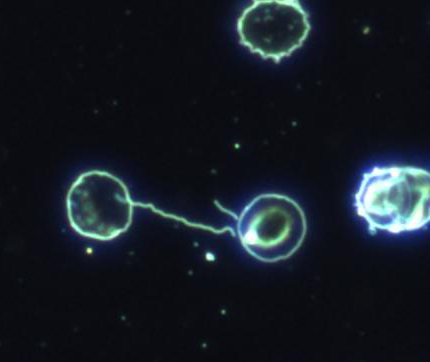
%> input picture Assignment_Input/IMG_06.png, 430 x 362 px
$ octave Task5ObjectDetection.m   (GNU Octave 9; MATLAB toolbox functions it lacks are replaced by stand-ins)
%> lines starting %> are read from the running program, lines starting %| are printed output that depends on the picture; in (x1, y1, x2, y2) boxes, pixels count from 0 and x2, y2 are one past the last pixel; in counts of white or black regions, pixels touching at a corner belong together; the program's own positions count from 1
clear; close all;

% Task 5: Robust method --------------------------

% Load the new image
IMG = imread('IMG_06.png');
%> IMG is the input picture: size 362x430x3 uint8; mean R, G, B 21.3, 27.1, 35

% Convert image to grayscale
I_gray = rgb2gray(IMG);
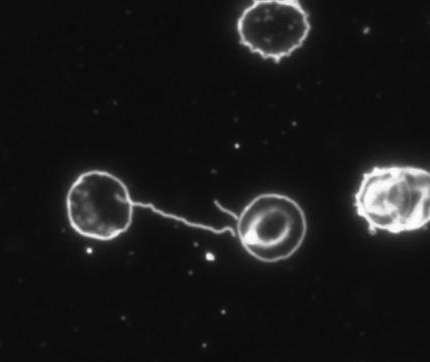
%> I_gray: size 362x430 uint8; min 6, max 255, mean 26.1

% Rescale image
height = 512;
[rows, cols] = size(I_gray);
%> rows = 362; cols = 430
new_width = round(cols * (height / rows));
%> new_width = 608
I_resized = imresize(I_gray, [height, new_width]);

% Adaptive Histogram Equalization
I_enhanced = adapthisteq(I_gray, 'NumTiles', [32 32], 'ClipLimit', 0.012);

I_smoothed = imgaussfilt(I_enhanced, 2);  % Gaussian filter with sigma=2

gamma = 0.8;  % Gamma < 1 brightens, Gamma > 1 darkens
I_gamma = imadjust(I_smoothed, [], [], gamma);
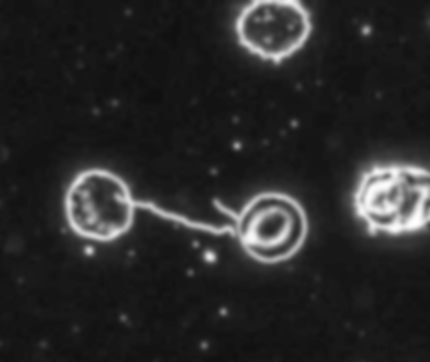
%> I_gamma: size 362x430 uint8; min 16, max 254, mean 40.4

I_normalized = mat2gray(I_gamma);  % Normalize to range [0, 1]

% Otsu's Method
thresh = graythresh(I_normalized);
%> thresh = 0.318
I_binary = imbinarize(I_normalized, thresh);
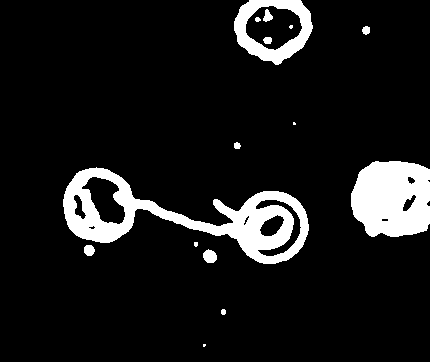
%> I_binary: size 362x430 logical; 9.9% white; 15 white regions (4 under 20 px), largest, box (x1, y1, x2, y2) and area: (63, 167, 309, 264) 7632, (351, 161, 430, 237) 5043, (234, 0, 313, 65) 2186

% Edge Detection
I_edge = edge(I_binary, 'roberts');
%> I_edge: size 362x430 logical; 1.8% white in thin lines or dots, all inside (x1, y1, x2, y2) = (62, 0, 430, 347)

% Morphological Processing
se_close = strel('disk',3);
I_closed = imclose(I_edge, se_close); %close small gaps

I_bridged1 = bwmorph(I_closed, "bridge");

%Add Padding
padded_edges = padarray(I_bridged1, [1, 1], 0, 'both');
%> padded_edges: size 364x432 logical; 2.1% white in thin lines or dots, all inside (x1, y1, x2, y2) = (63, 1, 431, 348)
se = strel('disk', 3);

%Dilate
a_dilated_edges = imdilate(padded_edges, se);
%> a_dilated_edges: size 364x432 logical; 7.6% white; 23 white regions, largest, box (x1, y1, x2, y2) and area: (61, 165, 312, 267) 4129, (244, 4, 305, 53) 1239, (349, 159, 432, 240) 1212

%Bridge
dilated_edges = bwmorph(a_dilated_edges,"bridge");
%> dilated_edges: size 364x432 logical; 7.6% white; 21 white regions, largest, box (x1, y1, x2, y2) and area: (61, 165, 312, 267) 5363, (244, 4, 305, 53) 1248, (349, 159, 432, 240) 1212

%a: Filling the cells at top and left border of the image
d_edges_a = padarray(dilated_edges,[1 1],1,'pre');
%> d_edges_a: size 365x433 logical; 8.1% white; 21 white regions, largest, box (x1, y1, x2, y2) and area: (62, 166, 313, 268) 5363, (0, 0, 433, 365) 1832, (245, 5, 306, 54) 1248
d_edges_a_filled = imfill(d_edges_a, "holes");
%> d_edges_a_filled: size 365x433 logical; 12.6% white; 15 white regions, largest, box (x1, y1, x2, y2) and area: (62, 166, 313, 268) 12076, (0, 0, 433, 365) 5284, (350, 160, 433, 241) 1212
d_edges_a_filled = d_edges_a_filled(2:end, 2:end);
%> d_edges_a_filled: size 364x432 logical; 12.2% white; 15 white regions, largest, box (x1, y1, x2, y2) and area: (61, 165, 312, 267) 12076, (232, 0, 316, 68) 4487, (349, 159, 432, 240) 1212

%b: Filling the cells at top and right border of the image
d_edges_b = padarray(padarray(dilated_edges,[1 0],1,'pre'),[0 1],1,'post');
%> d_edges_b: size 365x433 logical; 8.1% white; 18 white regions, largest, box (x1, y1, x2, y2) and area: (61, 166, 312, 268) 5363, (0, 0, 433, 365) 3142, (244, 5, 305, 54) 1248
d_edges_b_filled = imfill(d_edges_b, "holes");
%> d_edges_b_filled: size 365x433 logical; 15.3% white; 9 white regions, largest, box (x1, y1, x2, y2) and area: (61, 166, 312, 268) 12076, (0, 0, 433, 365) 11181, (201, 248, 220, 267) 293
d_edges_b_filled = d_edges_b_filled(2:end, 1:end-1);
%> d_edges_b_filled: size 364x432 logical; 14.8% white; 10 white regions, largest, box (x1, y1, x2, y2) and area: (61, 165, 312, 267) 12076, (349, 159, 432, 240) 5897, (232, 0, 316, 68) 4487

%c: Filling the cells at bottom and right border of the image
d_edges_c = padarray(dilated_edges,[1 1],1,'post');
%> d_edges_c: size 365x433 logical; 8.1% white; 19 white regions, largest, box (x1, y1, x2, y2) and area: (61, 165, 312, 267) 5363, (0, 0, 433, 365) 2107, (244, 4, 305, 53) 1248
d_edges_c_filled = imfill(d_edges_c, "holes");
%> d_edges_c_filled: size 365x433 logical; 14.5% white; 11 white regions, largest, box (x1, y1, x2, y2) and area: (61, 165, 312, 267) 12076, (0, 0, 433, 365) 6694, (244, 4, 305, 53) 2205
d_edges_c_filled = d_edges_c_filled(1:end-1,1:end-1);
%> d_edges_c_filled: size 364x432 logical; 14% white; 11 white regions, largest, box (x1, y1, x2, y2) and area: (61, 165, 312, 267) 12076, (349, 159, 432, 240) 5897, (244, 4, 305, 53) 2205

%d: Filling the cells at top and left border of the image
d_edges_d = padarray(padarray(dilated_edges,[1 0],1,'post'),[0 1],1,'pre');
%> d_edges_d: size 365x433 logical; 8.1% white; 22 white regions, largest, box (x1, y1, x2, y2) and area: (62, 165, 313, 267) 5363, (245, 4, 306, 53) 1248, (350, 159, 433, 240) 1212
d_edges_d_filled = imfill(d_edges_d, "holes");
%> d_edges_d_filled: size 365x433 logical; 11.8% white; 17 white regions, largest, box (x1, y1, x2, y2) and area: (62, 165, 313, 267) 12076, (245, 4, 306, 53) 2205, (350, 159, 433, 240) 1212
d_edges_d_filled = d_edges_d_filled(1:end-1, 2:end);
%> d_edges_d_filled: size 364x432 logical; 11.4% white; 16 white regions, largest, box (x1, y1, x2, y2) and area: (61, 165, 312, 267) 12076, (244, 4, 305, 53) 2205, (349, 159, 432, 240) 1212

%Fill image
I_filled = d_edges_a_filled | d_edges_b_filled | d_edges_c_filled | d_edges_d_filled;

% Remove very small objects with area < 400
I_cleaned = bwareaopen(I_filled, 3000);

% Dilate to separate overlapping cells better
se_dilate = strel('disk', 3);
I_dilated = imerode(I_cleaned, se_dilate);
%> I_dilated: size 364x432 logical; 12.7% white; 3 white regions, box (x1, y1, x2, y2) and area: (63, 167, 310, 265) 10485, (351, 161, 432, 238) 5416, (234, 0, 314, 66) 4080

% Take objects larger than 300 pixels in area.
I_filtered = bwareafilt(I_dilated, [2000, inf]);

figure;
imshow (I_dilated);
title ('Filtered');

% Label connected components
I_labeled = bwlabel(I_filtered);
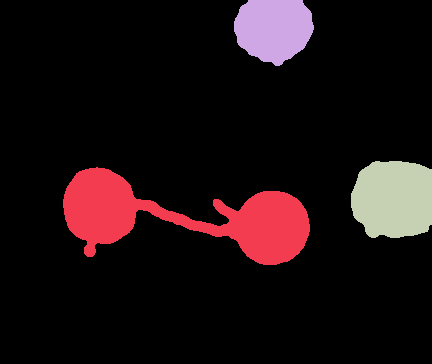
%> I_labeled: size 364x432 double; 4 distinct labels, from 0 to 3; one colour per label, 0 black

% Process and filter objects not part of b1
blood_cell_mask = bwareaopen(imopen(logical(I_filtered), strel('disk', 14)), 3000);
%> blood_cell_mask: size 364x432 logical; 11.7% white; 4 white regions, box (x1, y1, x2, y2) and area: (351, 161, 432, 238) 5338, (228, 191, 310, 265) 4551, (63, 168, 137, 244) 4477, (234, 0, 313, 63) 4019
bacteria_mask = I_filtered & ~blood_cell_mask;
%> bacteria_mask: size 364x432 logical; 1% white; 44 white regions (39 under 20 px), largest, box (x1, y1, x2, y2) and area: (136, 199, 233, 239) 1064, (213, 199, 236, 219) 226, (84, 242, 97, 257) 146, (365, 228, 379, 238) 48, (273, 62, 283, 66) 25
bacteria_mask = bwareaopen(bacteria_mask, 300);
%> bacteria_mask: size 364x432 logical; 0.68% white; 1 white region, box (x1, y1, x2, y2) and area: (136, 199, 233, 239) 1064

L1 = zeros(size(I_filtered));
L1(I_filtered) = 1; % Label objects in labeled image as 1

L2 = zeros(size(blood_cell_mask));
L2(blood_cell_mask) = 2; % Label objects in blood cell mask as 2

% Combine labeled masks
colored_final = L1 + L2;

% Create an RGB image
colored_final = zeros([size(colored_final), 3]);
colored_final(:,:,1) = blood_cell_mask;
%> colored_final: size 364x432x3 double
colored_final(:,:,2) = bacteria_mask;
colored_final(:,:,3) = bacteria_mask;
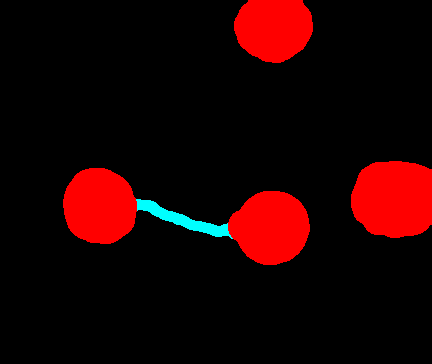
%> colored_final: size 364x432x3 double; mean R, G, B 0.117, 0.00677, 0.00677
figure, imshow(colored_final);
title('Colored Final')

% Display Results
figure;
subplot(2, 2, 1);
imshow(I_enhanced);
title('Enhanced Image');

subplot(2, 2, 2);
imshow(I_normalized);
title('Normalized Image');

subplot(2, 2, 3);
imshow(I_binary);
title('Binarized Image');

subplot(2, 2, 4);
imshow(I_edge);
title('Edge Detection');

% Display Results 2
figure;
subplot(2, 2, 1);
imshow(I_closed);
title('Closed');

subplot(2, 2, 2);
imshow(I_cleaned);
title('Cleaned');

subplot(2, 2, 3);
imshow(I_filled);
title('Filled');

subplot(2, 2, 4);
imshow(colored_final);
title('Colored Image');

% Task 6: Performance evaluation -----------------
%Step 1: Load ground truth data
GT = imread("IMG_06_GT.png");
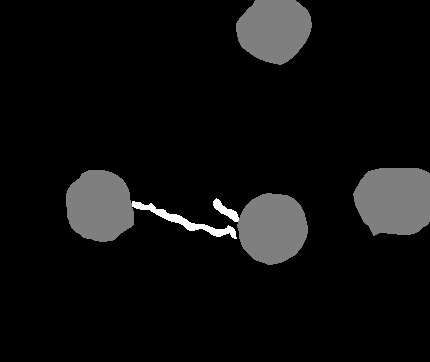
%> input picture Assignment_Input/IMG_06_GT.png, 430 x 362 px
%> GT is the input picture: size 362x430x3 uint8; min 0, max 2, mean 0.116
% To visualise the ground truth image, you can
% use the following code.
L_GT = label2rgb(rgb2gray(GT), 'prism','k','shuffle');
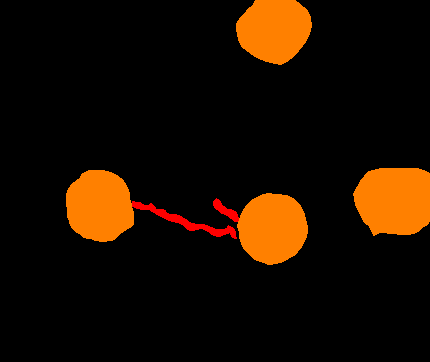
%> L_GT: size 362x430x3 uint8; mean R, G, B 27.9, 13.2, 0
figure, imshow(L_GT)
